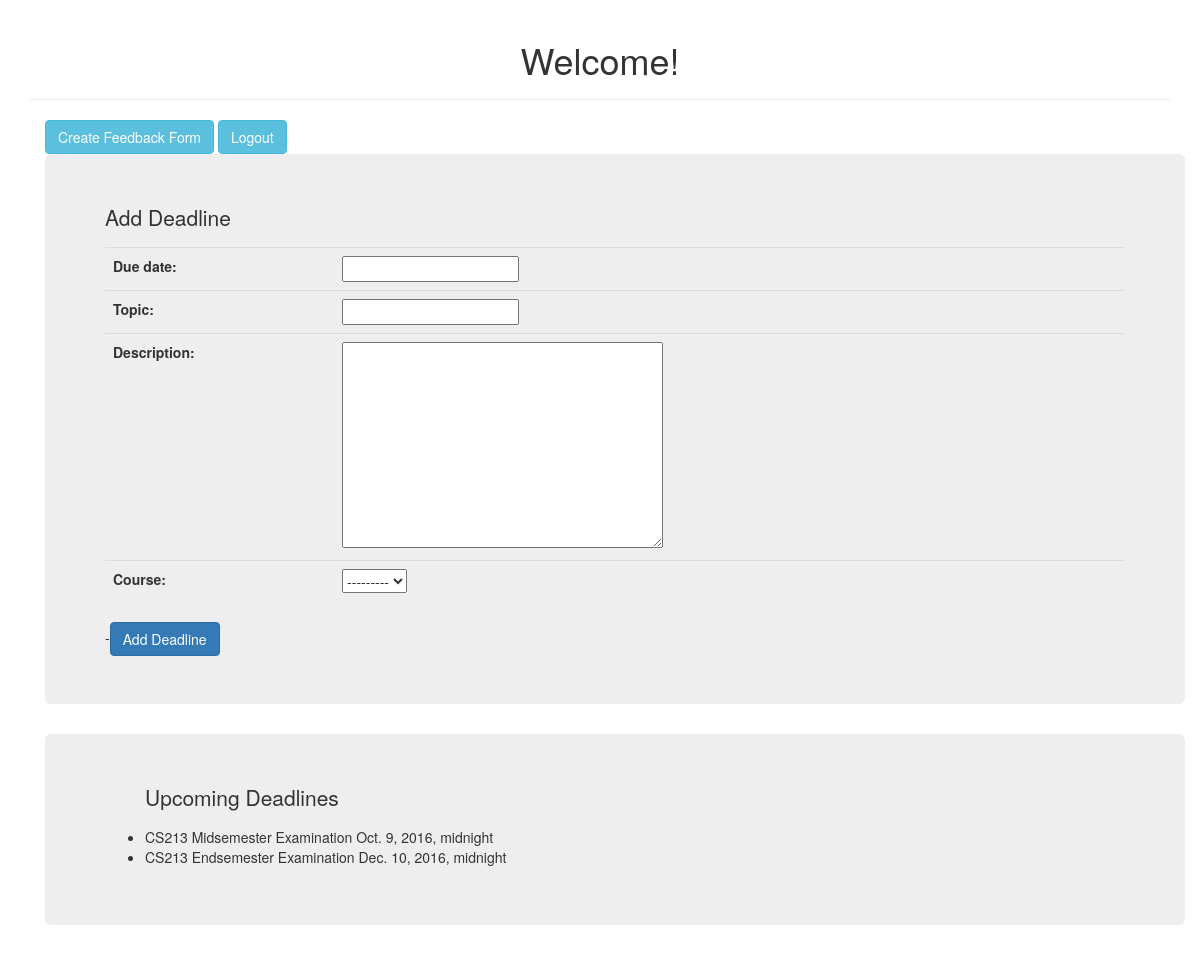
The page / (signed in) on the database as committed earlier.
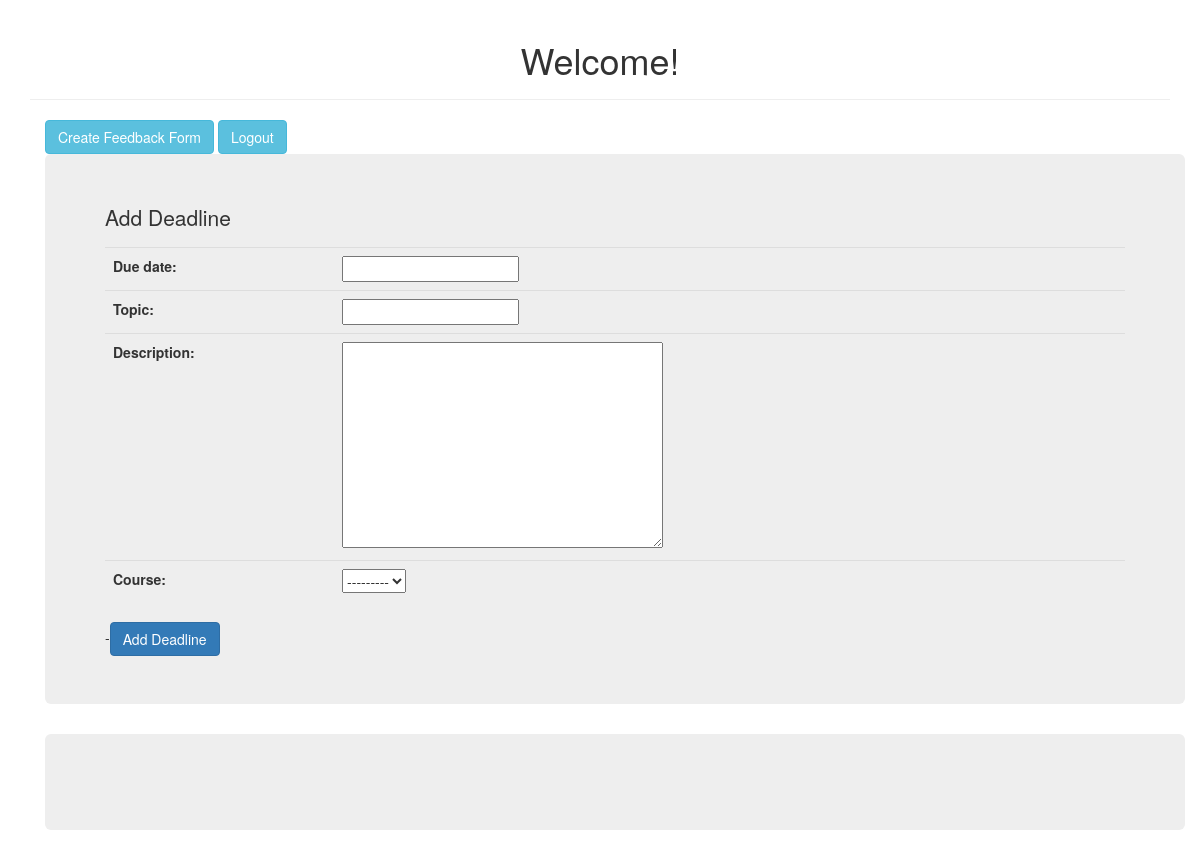
The same page on the database as committed later.
### backend/models.py (models this page shows)
class Course(models.Model):
	code = models.CharField(max_length=5)
	name = models.CharField(max_length=30)
	semester = models.CharField(max_length=30)
	instructor = models.ForeignKey(User, on_delete=models.CASCADE)
	midsem_date = models.DateTimeField()
	endsem_date = models.DateTimeField()
	def __str__(self):
		return self.code

class Deadline(models.Model):
	due_date = models.DateTimeField()
	topic = models.CharField(max_length=30)
	description = models.TextField(default="")
	course = models.ForeignKey(Course, on_delete=models.CASCADE)

### backend/views.py (the view)
# urls.py: 2. Add a URL to urlpatterns:  url(r'^$', views.home, name='home')
@login_required(login_url="login/")
def home(request):
	if request.method == 'POST':
		form = DeadlineForm(request.POST, request.FILES)
		if form.is_valid():
			deadline = form.save(commit=False)
			deadline.save()
			return HttpResponseRedirect('/')
	else:
		form = DeadlineForm()
	deadlines = Deadline.objects.all()
	courses = Course.objects.all()
	c = {'form':form, 'deadlines':deadlines, 'courses':courses}
	return render(request, 'home.html', c)

### backend/forms.py
class DeadlineForm(forms.ModelForm):
	class Meta:
		model = Deadline
		fields = ['due_date', 'topic', 'description', 'course']

### templates/home.html (shortened to what this page needs)
<!DOCTYPE html>
<html>
<head>
	<link rel="stylesheet" href="https://maxcdn.bootstrapcdn.com/bootstrap/3.3.7/css/bootstrap.min.css">
</head>
<body>
	<div class="container">
			<div class='page-header'>
				<h1 align="center">Welcome!</h1>
			</div>
			<div class="container" >
				<a href="/createfeedbackform" class="btn btn-info" role="button" align="left">Create Feedback Form</a>
				<a href="/logout" class="btn btn-info" role="button" align="right">Logout</a>
			</div>
			<div class="container">
				<div class="jumbotron">
					<p>Add Deadline</p>
					<form method="POST" action=".">{% csrf_token %}
						<table class="table table-hover">
							{{ form.as_table }}
						</table>
						-<button class="btn btn-primary" type="submit" value="Add Deadline">Add Deadline</button>
					</form>
				</div>
			</div>
			<div class="container">
				<div class="jumbotron">
					{% if deadlines %}
						<ul>
						<p>Upcoming Deadlines</p>
						{% for deadline in deadlines %}
							<li> {{deadline.course.code}} {{deadline.topic}} {{deadline.due_date}} </li>
						{% endfor %}
						</ul>
					{% endif %}
				</div>
			</div>
	</div>
</body>
</html>

Rows that differ between the two databases and show on the page:
removed Deadline: course.code "CS213", topic "Midsemester Examination", due_date "Oct. 9, 2016, midnight"
removed Deadline: course.code "CS213", topic "Endsemester Examination", due_date "Dec. 10, 2016, midnight"
Other text that changed with them:
text no longer shown: "Upcoming Deadlines"
